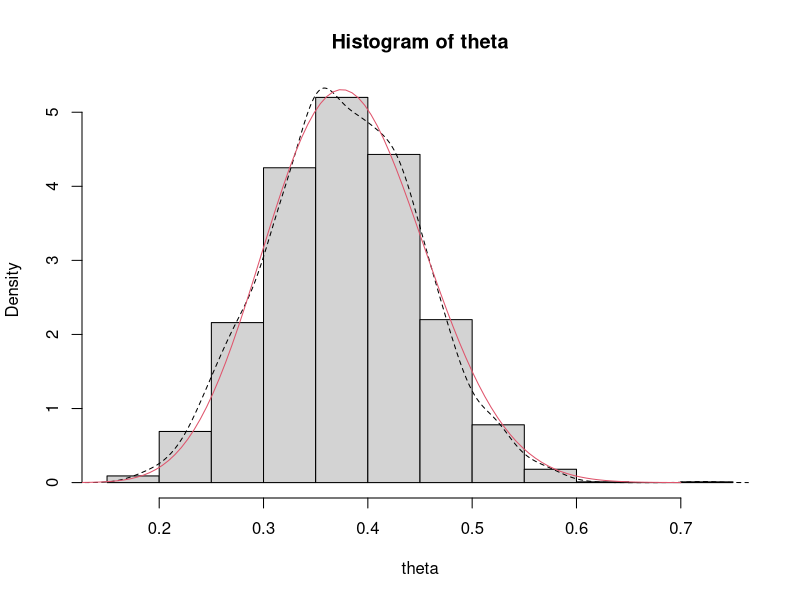
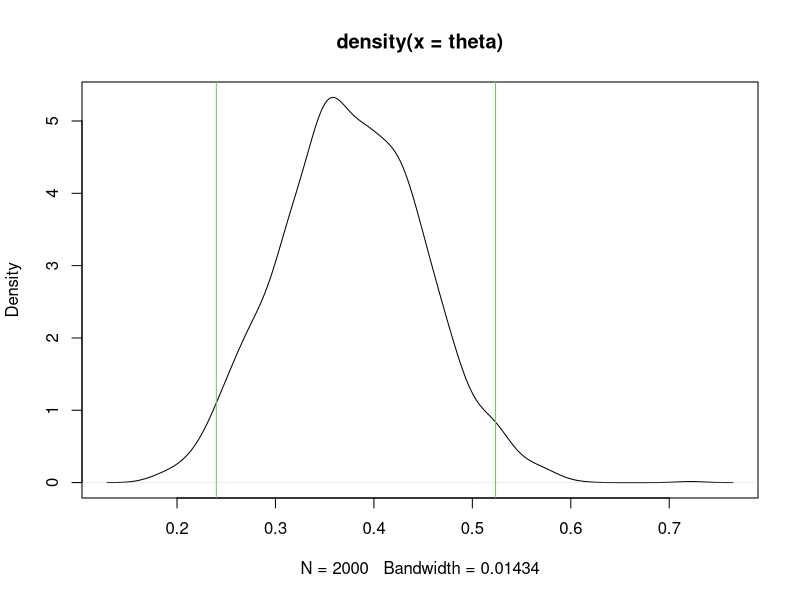
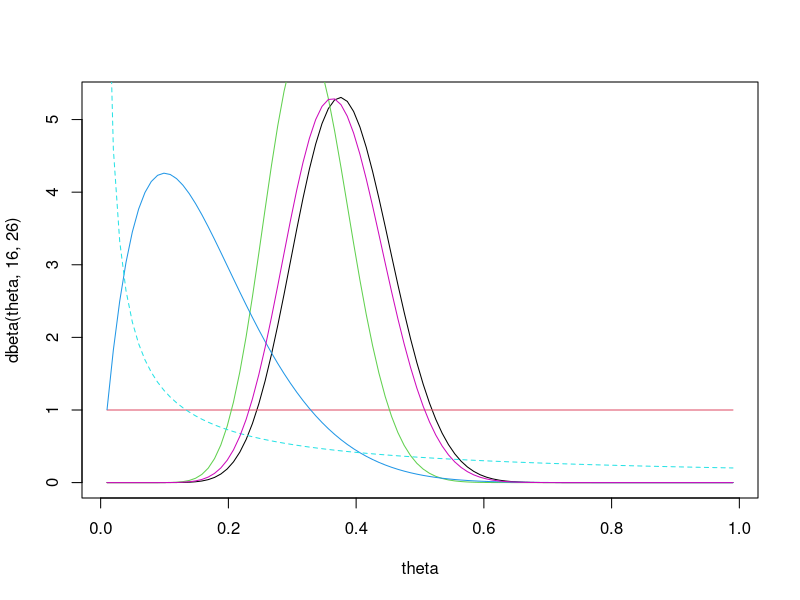

Reproduce these figures in R, in order.
# Ch5 7p : 몬테카를로 추정, sample based estimation 
theta = rbeta(2000,16,26)
hist(theta, prob=T) # 상대도수 histogram
lines(density(theta) , lty=2) # 표본을 가지고 density estimate, 겹쳐 그리기 
theta.grid = seq(0.1, 0.7, length=100)
lines(theta.grid, dbeta(theta.grid, 16, 26), col=2) # true posterior density 
# 점선과 빨간색이 거의 비슷하다 -> 점선 사용해도 괜찮다! = 몬테카를로 (컴퓨터에서 난수 생성)
mean(theta)
var(theta)
# 정확도 더 높이고 싶으면 sample size(2000) 더 늘리기 

plot(density(theta), type="l")
CI = quantile(theta, prob=c(0.025, 0.975)) ; CI
abline(v=CI, col=3) # 평행한 직선 or 새로운 선 


# 16p
a=1 ; b=1 
theta = seq(0.01, 0.99, length=100)
plot(theta, dbeta(theta, 16, 26), type="l") # posterior 
lines(theta, dbeta(theta, 1, 1), col=2) 

a=2 ; b=10 # prior 변경 
lines(theta, dbeta(theta, 15+2, 25+10), col=3) 
lines(theta, dbeta(theta, 2, 10), col=4) # 상당히 많이 왼쪽으로 당겨짐 
15/40 # maximum 

lines(theta, dbeta(theta, 0.2, 1), col=5, lty=2) 
lines(theta, dbeta(theta, 15+0.2, 25+1), col=6) # 훨씬 덜 당겨진 것 
